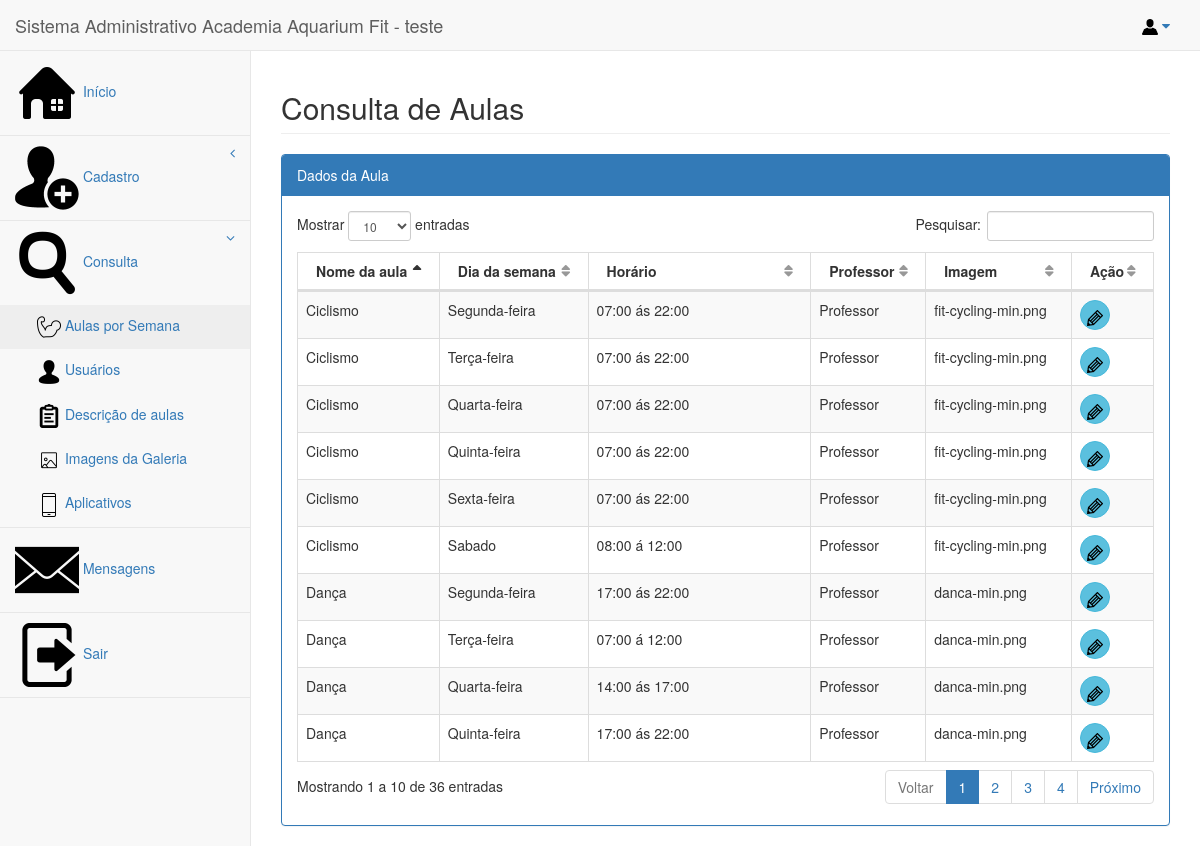
Page /view/form_consultaaulas.php (signed in) on the committed database.
### tables this page shows
CREATE TABLE `aulas` (
  `codaula` int(11) NOT NULL,
  `nomeaula` varchar(30) NOT NULL,
  `diasemana` varchar(30) NOT NULL,
  `horario` text NOT NULL,
  `professor` varchar(30) NOT NULL,
  `imgaula` varchar(100) NOT NULL
);

### model/conexao.php (called while the page is built)
<?php
class Conexao
{
	function Conectar()
	{
		$con = new PDO("mysql:host=localhost;dbname=bdaquarium;port=3306;","root","");
		return $con;
	}
}
?>

### controller/aulas.controller.php (called while the page is built, shortened)
<?php
$tipo = "";
if(isset($_SESSION['tipo'])) $tipo = $_SESSION['tipo'];
		if($tipo == "Administrador")
			include_once("../model/aulas.php");
		else
			include_once("../admaquarium/model/aulas.php");
		$aul = new Aulas();
		?>

### model/aulas.php (called while the page is built, shortened)
<?php
	class Aulas
	{
		public $con;
		function __CONSTRUCT()
		{
			include_once("conexao.php");
			$conexao = new Conexao();
			$this->con = $conexao->Conectar();
	    }
		function Consultar()
		{
			$dados = array();
			$sql = $this->con->prepare("select * from aulas");
			$sql->execute();
			foreach ($sql->fetchAll(PDO::FETCH_OBJ) as $linha)
			{
				$aul = new Aulas();
				$aul->codaula 		= $linha->codaula;
				$aul->nomeaula 	= $linha->nomeaula;
	   			$aul->diasemana 	= $linha->diasemana;
	   			$aul->horario 	= $linha->horario;
	   			$aul->professor 	= $linha->professor;
	   			$aul->imgaula = $linha->imgaula;
				$dados[] = $aul;
			}
			return $dados;
		}
	}
	?>

### view/form_consultaaulas.php (the view, shortened to what this page needs)
<?php
include_once("../controller/aulas.controller.php");
?>
<!DOCTYPE html>
<html lang="en">
<head>
  <link href="../bower_components/bootstrap/dist/css/bootstrap.min.css" rel="stylesheet">
  <link href="../bower_components/metisMenu/dist/metisMenu.min.css" rel="stylesheet">
  <link href="../bower_components/datatables-plugins/integration/bootstrap/3/dataTables.bootstrap.css" rel="stylesheet">
  <link href="../bower_components/datatables-responsive/css/dataTables.responsive.css" rel="stylesheet">
  <link href="../dist/css/sb-admin-2.css" rel="stylesheet">
  <link href="../bower_components/font-awesome/css/font-awesome.min.css" rel="stylesheet" type="text/css">
    </head>
    <body>
      <div id="wrapper">
        <nav class="navbar navbar-default navbar-static-top" role="navigation" style="margin-bottom: 0">
          <?php include_once("topo.php");?>
          <?php include_once("menu.php");?>
        </nav>
        <div id="page-wrapper">
          <div class="row">
            <div class="col-lg-12">
              <h2 class="page-header">Consulta de Aulas</h2>
            </div>
          </div>
          <div class="row">
            <div class="col-lg-12">
              <div class="panel panel-primary">
                <div class="panel-heading">
                  Dados da Aula
                </div>
                <div class="panel-body">
                  <div class="table-responsive">
                    <table class="table table-striped table-bordered table-hover" id="dataTables-example">
                      <thead>
                        <tr>
                          <th>Nome da aula</th>
                          <th>Dia da semana</th>
                          <th>Horário</th>
                          <th>Professor</th>
                          <th>Imagem</th>
                          <th>Ação</th>
                        </tr>
                      </thead>
                      <tbody>
                       <?php foreach ($aul->Consultar() as $linha): ?>
                        <tr class="odd gradeX">
                          <td><?php echo $linha->nomeaula;?></td>
                          <td><?php echo $linha->diasemana;?></td>
                          <td><?php echo $linha->horario;?></td>
                          <td><?php echo $linha->professor;?></td>
                          <td><?php echo $linha->imgaula;?></td>
                          <td>
                           <a href="../view/form_aulas.php?codaula=<?php echo $linha->codaula;?>&acao=dados_aul"><button type="button" class="btn btn-info btn-circle" title="Editar"><img src="imagens\editar.png">
                           </button></a>
                         </td>
                       </tr>
                     <?php endforeach;?>
                   </tbody>
                 </table>
               </div>
             </div>
           </div>
         </div>
       </div>
    </div>
  </div>
</body>
</html>

### view/topo.php (shortened to what this page needs)
<div class="navbar-header">
                <a class="navbar-brand" href="index.php">Sistema Administrativo Academia Aquarium Fit - <?php echo $_SESSION['nomeusuario']; ?></a>
            </div>
            <ul class="nav navbar-top-links navbar-right">
                <li class="dropdown">
                    <a class="dropdown-toggle" data-toggle="dropdown" href="#">
                        <img src="imagens\usuariossistema.png">  <i class="fa fa-caret-down"></i>
                    </a>
                </li>
            </ul>

### view/menu.php (shortened to what this page needs)
<div class="navbar-default sidebar" role="navigation">
                <div class="sidebar-nav navbar-collapse">
                    <ul class="nav" id="side-menu">
                        <li>
                            <a href="index.php"><img src="imagens\home1.png"> Início</a>
                        </li>
                        <li>
                            <a href="#"><img src="imagens\cadastro.png"></i> Cadastro<span class="fa arrow"></span></a>
                        </li>
                        <li>
                            <a href="#"><img src="imagens/consulta1.png"></i> Consulta<span class="fa arrow"></span></a>
                            <ul class="nav nav-second-level">
                                <li>
                                    <a href="form_consultaaulas.php"><img src="imagens/aula.png">  Aulas por Semana</a>
                                </li>
                                <li>
                                <a href="form_consultausuario.php"><img src="imagens/cliente.png"> Usuários</a>
                                </li>
                                <li>
                                    <a href="form_consultadescricaoaula.php"><img src="imagens/descricao.png"> Descrição de aulas</a>
                                </li>
                                <li>
                                <a href="form_consultagaleria.php"><img src="imagens/galeria.png"> Imagens da Galeria </a>
                                </li>
                                <li>
                                <a href="form_consultaaplicativo.php"><img src="imagens/app.png"> Aplicativos </a>
                                </li>
                        </ul>
                        </li>
                        <li>
                            <a href="form_consultacontato.php"><img src="imagens\mensagem.png">  Mensagens</a>
                        </li>
                        <li>
                            <a href="../controller/sair.php"><img src="imagens\close.png"> Sair</a>
                        </li>
                    </ul>
                </div>
            </div>

### rows in the picture
aulas: nomeaula "Ciclismo", diasemana "Segunda-feira", horario "07:00 ás 22:00", professor "Professor", imgaula "fit-cycling-min.png"
aulas: nomeaula "Ciclismo", diasemana "Terça-feira", horario "07:00 ás 22:00", professor "Professor", imgaula "fit-cycling-min.png"
aulas: nomeaula "Ciclismo", diasemana "Quarta-feira", horario "07:00 ás 22:00", professor "Professor", imgaula "fit-cycling-min.png"
aulas: nomeaula "Ciclismo", diasemana "Quinta-feira", horario "07:00 ás 22:00", professor "Professor", imgaula "fit-cycling-min.png"
aulas: nomeaula "Ciclismo", diasemana "Sexta-feira", horario "07:00 ás 22:00", professor "Professor", imgaula "fit-cycling-min.png"
aulas: nomeaula "Ciclismo", diasemana "Sabado", horario "08:00 á 12:00", professor "Professor", imgaula "fit-cycling-min.png"
aulas: nomeaula "Dança", diasemana "Segunda-feira", horario "17:00 ás 22:00", professor "Professor", imgaula "danca-min.png"
aulas: nomeaula "Dança", diasemana "Terça-feira", horario "07:00 á 12:00", professor "Professor", imgaula "danca-min.png"
aulas: nomeaula "Dança", diasemana "Quarta-feira", horario "14:00 ás 17:00", professor "Professor", imgaula "danca-min.png"
aulas: nomeaula "Dança", diasemana "Quinta-feira", horario "17:00 ás 22:00", professor "Professor", imgaula "danca-min.png"

### other values in the picture
$_SESSION['nomeusuario'] "teste"
